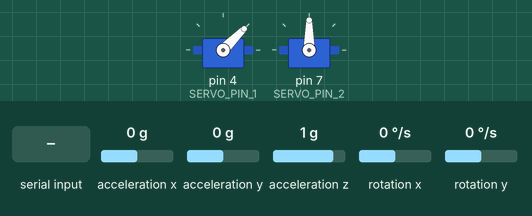
The sketch below on a simulated Arduino Uno, built with avr-gcc and run on an emulated ATmega328P. On the bench: 2 × servo. Wiring (inferred from the names in the program): MPU-6050 motion sensor at I2C address 0x68. Inputs (shaded band) come from the test bench; at power-on: rotation x 0 °/s, acceleration x 0 g, rotation y 0 °/s, acceleration y 0 g, acceleration z 1 g. What the sketch prints to the serial monitor is not drawn.

Above: at 1.6 s.
1.7 s: rotation x set to -192 °/s
At 3.1 s:
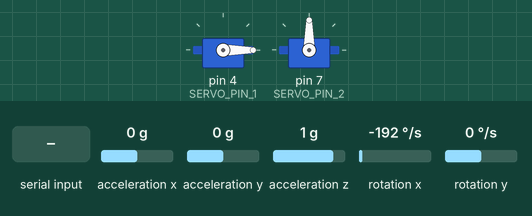
3.6 s: acceleration x set to -1.4 g
At 6.51 s:
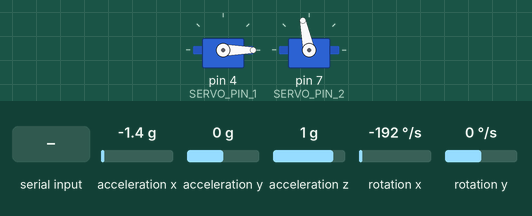
6.6 s: "30,150\n" received over Serial
8.1 s: rotation y set to -192 °/s
At 10.5 s:
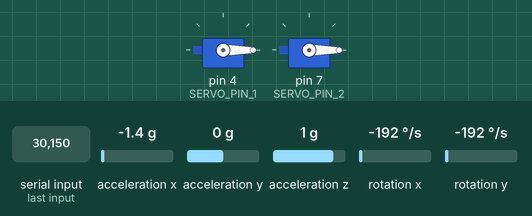
11.1 s: rotation y set to 100 °/s
At 14.03 s:
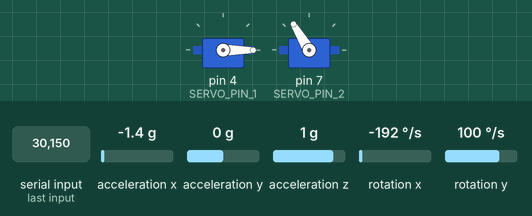
14.1 s: "90,45\n" received over Serial
Timing chart, 0 to 17.1 s (numbered marks = the images above; inputs shaded):
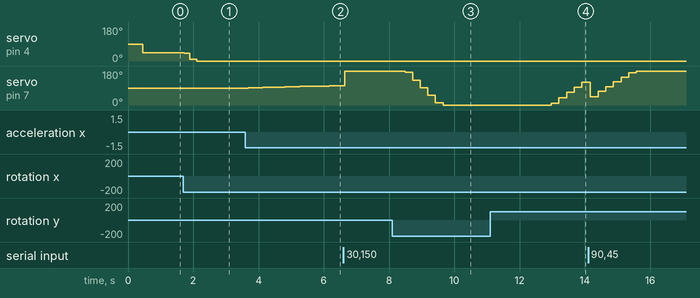

The sketch:

TwoAxisGyro.ino
```cpp
#include <Wire.h>
#include <Servo.h>

// Constants
const int MPU_ADDRESS = 0x68;  // I2C address of MPU6050
const int GYRO_CONFIG_REGISTER = 0x1B;
const int ACCEL_CONFIG_REGISTER = 0x1C;
const int POWER_MGMT_REGISTER = 0x6B;
const int GYRO_XOUT_REGISTER = 0x43;
const int ACCEL_XOUT_REGISTER = 0x3B;

const float GYRO_SENSITIVITY = 32.8;  // Sensitivity for +/-1000 degrees/sec
const float ACCEL_SENSITIVITY = 4096.0;  // Sensitivity for +/-8g

const int CALIBRATION_SAMPLES = 200;  // Number of samples for calibration
const float COMPLEMENTARY_FILTER_ALPHA = 0.98;  // Alpha value for complementary filter

const int SERVO_CENTER_X = 45;  // Offset for X-axis servo
const int SERVO_CENTER_Y = 90;  // Offset for Y-axis servo
const int SERVO_PIN_1 = 4;  // Pin for first servo (X-axis)
const int SERVO_PIN_2 = 7;  // Pin for second servo (Y-axis)
const int DEFAULT_SERVO_POSITION = 90;  // Default servo position
const int SERIAL_BAUD_RATE = 9600;

const int SERVO_UPDATE_THRESHOLD = 2;  // Minimum change in angle to trigger servo update

// Class to handle sensor initialization and readings
class Mpu6050 {
  private:
    float gyro_raw_x, gyro_raw_y;
    float gyro_angle_x, gyro_angle_y;
    float gyro_raw_error_x, gyro_raw_error_y;
    float acc_raw_x, acc_raw_y, acc_raw_z;
    float acc_angle_x, acc_angle_y;
    float acc_angle_error_x, acc_angle_error_y;
    int gyro_error = 0, acc_error = 0;

  public:
    Mpu6050() {}

    void initialize() {
      Wire.begin();

      // mpu6050 setup
      Wire.beginTransmission(MPU_ADDRESS);
      Wire.write(POWER_MGMT_REGISTER);  // Power management register
      Wire.write(0x00);  // Wake up mpu6050
      Wire.endTransmission(true);

      // Configure gyro sensitivity
      Wire.beginTransmission(MPU_ADDRESS);
      Wire.write(GYRO_CONFIG_REGISTER);  // Gyro config
      Wire.write(0x10);  // +/-1000 degrees/sec
      Wire.endTransmission(true);

      // Configure accelerometer sensitivity
      Wire.beginTransmission(MPU_ADDRESS);
      Wire.write(ACCEL_CONFIG_REGISTER);  // Accel config
      Wire.write(0x10);  // +/-8g
      Wire.endTransmission(true);

      calibrate_sensors();
    }

    void calibrate_sensors() {
      // Calibrate accelerometer and gyroscope for error correction
      if (acc_error == 0) {
        for (int a = 0; a < CALIBRATION_SAMPLES; a++) {
          read_accelerometer();
          acc_angle_error_x += (atan(acc_raw_y / sqrt(pow(acc_raw_x, 2) + pow(acc_raw_z, 2))) * RAD_TO_DEG);
          acc_angle_error_y += (atan(-acc_raw_x / sqrt(pow(acc_raw_y, 2) + pow(acc_raw_z, 2))) * RAD_TO_DEG);
        }
        acc_angle_error_x /= CALIBRATION_SAMPLES;
        acc_angle_error_y /= CALIBRATION_SAMPLES;
        acc_error = 1;
      }

      if (gyro_error == 0) {
        for (int i = 0; i < CALIBRATION_SAMPLES; i++) {
          read_gyroscope();
          gyro_raw_error_x += (gyro_raw_x / GYRO_SENSITIVITY);
          gyro_raw_error_y += (gyro_raw_y / GYRO_SENSITIVITY);
        }
        gyro_raw_error_x /= CALIBRATION_SAMPLES;
        gyro_raw_error_y /= CALIBRATION_SAMPLES;
        gyro_error = 1;
      }
    }

    void read_accelerometer() {
      // Reading accelerometer data
      Wire.beginTransmission(MPU_ADDRESS);
      Wire.write(ACCEL_XOUT_REGISTER);
      Wire.endTransmission(false);
      Wire.requestFrom(MPU_ADDRESS, 6, true);
      acc_raw_x = (Wire.read() << 8 | Wire.read()) / ACCEL_SENSITIVITY;
      acc_raw_y = (Wire.read() << 8 | Wire.read()) / ACCEL_SENSITIVITY;
      acc_raw_z = (Wire.read() << 8 | Wire.read()) / ACCEL_SENSITIVITY;
    }

    void read_gyroscope() {
      // Reading gyroscope data
      Wire.beginTransmission(MPU_ADDRESS);
      Wire.write(GYRO_XOUT_REGISTER);
      Wire.endTransmission(false);
      Wire.requestFrom(MPU_ADDRESS, 4, true);
      gyro_raw_x = (Wire.read() << 8 | Wire.read()) / GYRO_SENSITIVITY;
      gyro_raw_y = (Wire.read() << 8 | Wire.read()) / GYRO_SENSITIVITY;
      gyro_raw_x -= gyro_raw_error_x;
      gyro_raw_y -= gyro_raw_error_y;
    }

    float calculate_gyro_angle(float elapsed_time, float& angle_x, float& angle_y) {
      // Use the elapsed time and gyroscope data to calculate angle
      gyro_angle_x = gyro_raw_x * elapsed_time;
      gyro_angle_y = gyro_raw_y * elapsed_time;
      angle_x += gyro_angle_x;
      angle_y += gyro_angle_y;
    }

    void calculate_acc_angle(float& angle_x, float& angle_y) {
      // Calculate angles using the accelerometer data
      acc_angle_x = (atan(acc_raw_y / sqrt(pow(acc_raw_x, 2) + pow(acc_raw_z, 2))) * RAD_TO_DEG) - acc_angle_error_x;
      acc_angle_y = (atan(-acc_raw_x / sqrt(pow(acc_raw_y, 2) + pow(acc_raw_z, 2))) * RAD_TO_DEG) - acc_angle_error_y;
      angle_x = acc_angle_x;
      angle_y = acc_angle_y;
    }
};

// Class to handle servos
class ServoController {
  private:
    Servo servo_1, servo_2;
    int pin_1, pin_2;

  public:
    ServoController(int pin_1, int pin_2) : pin_1(pin_1), pin_2(pin_2) {}

    void initialize() {
      servo_1.attach(pin_1);
      servo_2.attach(pin_2);
      servo_1.write(DEFAULT_SERVO_POSITION);  // Set to default position
      servo_2.write(DEFAULT_SERVO_POSITION);
    }

    void update_servos(float angle_x, float angle_y, int offset_x, int offset_y) {
      servo_1.write(angle_x + SERVO_CENTER_X + offset_x);
      servo_2.write(angle_y + SERVO_CENTER_Y + offset_y);
    }
};

// Global variables for time tracking
float elapsed_time, time_prev, time_now;
float total_angle_x, total_angle_y;
Mpu6050 mpu;
ServoController servos(SERVO_PIN_1, SERVO_PIN_2);

// Offsets
int offset_x = 0;
int offset_y = 0;

void setup() {
  Serial.begin(SERIAL_BAUD_RATE);
  mpu.initialize();
  servos.initialize();
  time_prev = millis();
}

// Variables to track previous servo positions
int prev_servo_x_pos = -1;
int prev_servo_y_pos = -1;

void loop() {
  // Time
  time_now = millis();
  elapsed_time = (time_now - time_prev) / 1000.0;
  time_prev = time_now;

  // Check for serial input
  if (Serial.available() > 0) {
    String input = Serial.readStringUntil('\n');  // Read input from serial until newline
    parse_offsets(input);  // Parse and apply offsets
  }

  // Reading sensors
  mpu.read_gyroscope();
  mpu.calculate_gyro_angle(elapsed_time, total_angle_x, total_angle_y);

  mpu.read_accelerometer();
  float acc_angle_x, acc_angle_y;
  mpu.calculate_acc_angle(acc_angle_x, acc_angle_y);

  // Complementary filter
  total_angle_x = COMPLEMENTARY_FILTER_ALPHA * total_angle_x + (1 - COMPLEMENTARY_FILTER_ALPHA) * acc_angle_x;
  total_angle_y = COMPLEMENTARY_FILTER_ALPHA * total_angle_y + (1 - COMPLEMENTARY_FILTER_ALPHA) * acc_angle_y;

  // Calculate new servo positions (rounded to integer)
  int servo_x_pos = round(total_angle_x + SERVO_CENTER_X);
  int servo_y_pos = round(total_angle_y + SERVO_CENTER_Y);

  // Check if the positions have changed by a significant amount to avoid flooding serial monitor with jitter moves
  if (abs(servo_x_pos - prev_servo_x_pos) > SERVO_UPDATE_THRESHOLD || abs(servo_y_pos - prev_servo_y_pos) > SERVO_UPDATE_THRESHOLD) {
    // Update servos with new angles and offsets
    servos.update_servos(total_angle_x, total_angle_y, offset_x, offset_y);

    // Output positional data to Serial Monitor
    Serial.print("Gyro Angle X: ");
    Serial.print(total_angle_x);
    Serial.print(" | Acc Angle X: ");
    Serial.print(acc_angle_x);
    Serial.print(" | Total X Degrees: ");
    Serial.print(total_angle_x);
    Serial.print(" | Gyro Angle Y: ");
    Serial.print(total_angle_y);
    Serial.print(" | Acc Angle Y: ");
    Serial.print(acc_angle_y);
    Serial.print(" | Total Y Degrees: ");
    Serial.println(total_angle_y);

    // Output servo moves to Serial Monitor
    Serial.print("Servo 1 (X-Axis) moved to: ");
    Serial.print(servo_x_pos + offset_x);
    Serial.print(" degrees | Servo 2 (Y-Axis) moved to: ");
    Serial.print(servo_y_pos + offset_y);
    Serial.println(" degrees");

    // Update previous positions
    prev_servo_x_pos = servo_x_pos;
    prev_servo_y_pos = servo_y_pos;
  }

  delay(10);
}

// Function to parse offsets from the serial input
void parse_offsets(String input) {
  input.trim();  // Remove whitespace
    int comma_index = input.indexOf(',');
    if (comma_index > 0) {
      String x_str = input.substring(0, comma_index);
      String y_str = input.substring(comma_index + 1);
      offset_x = x_str.toInt();
      offset_y = y_str.toInt();
      Serial.print("New offsets set - X: ");
      Serial.print(offset_x);
      Serial.print(", Y: ");
      Serial.println(offset_y);

      // Update servos with new offsets
      servos.update_servos(total_angle_x, total_angle_y, offset_x, offset_y);
    }

}
```

Measured:
- after the input at 1.7 s, servo on pin 4 (SERVO_PIN_1): 45° → 40° at once, → 9° 0.16 s later, → 0° 0.22 s later
- after the input at 3.6 s, servo on pin 7 (SERVO_PIN_2): moves from 90° to 102° over 2.7 s, starting after 0.08 s
- after the input at 8.1 s, servo on pin 7 (SERVO_PIN_2): moves from 180° to 0° over 1.2 s, starting after 0.39 s
- after the input at 11.1 s, servo on pin 7 (SERVO_PIN_2): moves from 0° to 121° over 0.94 s, starting after 1.9 s
